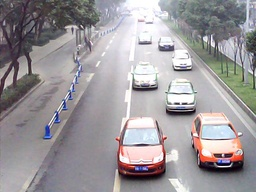
//> input picture test/test.jpg, 256 x 192 px, shrunk from 640 x 480 before the run
$ ./Source   (built with g++ and OpenCV 4)
//> lines starting //> are read from the running program, lines starting //| are printed output that depends on the picture; after the words box and inside, x2 and y2 are one past the last pixel; in counts of white or black regions, pixels touching at a corner belong together
#include <opencv2\opencv.hpp>

using namespace std;
using namespace cv;

void main(){
	string cascade_name = "D:\\project\\TestCascade\\test\\LBP\\cascade.xml";
	CascadeClassifier cascade;
	bool open = cascade.load(cascade_name);
	std::vector<Rect> cars;
	Mat frame = imread("D:\\project\\TestCascade\\test\\test.jpg");
//> frame is the input picture: 192 rows x 256 cols, CV_8UC3; mean B, G, R 155.4, 152.1, 156.4
	Mat frame_gray;
	cvtColor(frame, frame_gray, CV_BGR2GRAY);
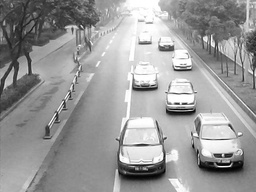
//> frame_gray: 192 rows x 256 cols, CV_8UC1; min 1, max 255, mean 153.8
	equalizeHist(frame_gray, frame_gray);
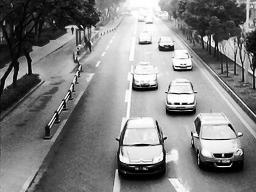
//> frame_gray: 192 rows x 256 cols, CV_8UC1; min 0, max 255, mean 128.2
	//-- Detect objects
	cascade.detectMultiScale(frame_gray, cars, 1.01, 1, 0, Size(10, 10));
//> cars = 6 Rects (x, y, width, height): [89, 72, 57, 57], [76, 156, 33, 33], [87, 156, 34, 34], [14, 127, 36, 36], [0, 152, 37, 37], [168, 1, 35, 35]
	std::cout << "Total: " << cars.size() << " cars detected." << std::endl;
//| Total: 6 cars detected.
	for (int i = 0; i < cars.size(); i++)
	{
		rectangle(frame, Rect(cars[i].x, cars[i].y, cars[i].width, cars[i].height), CV_RGB(255, 0, 0), 2, 8, 0);
	}
//> this loop made 6 passes
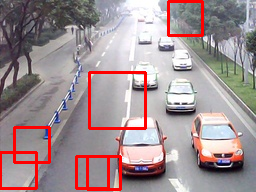
//> frame: 192 rows x 256 cols, CV_8UC3; 5.11% of pixels changed, all inside (x1, y1, x2, y2) = (0, 0, 204, 191)
	imshow("video", frame);
	waitKey(0);
}
